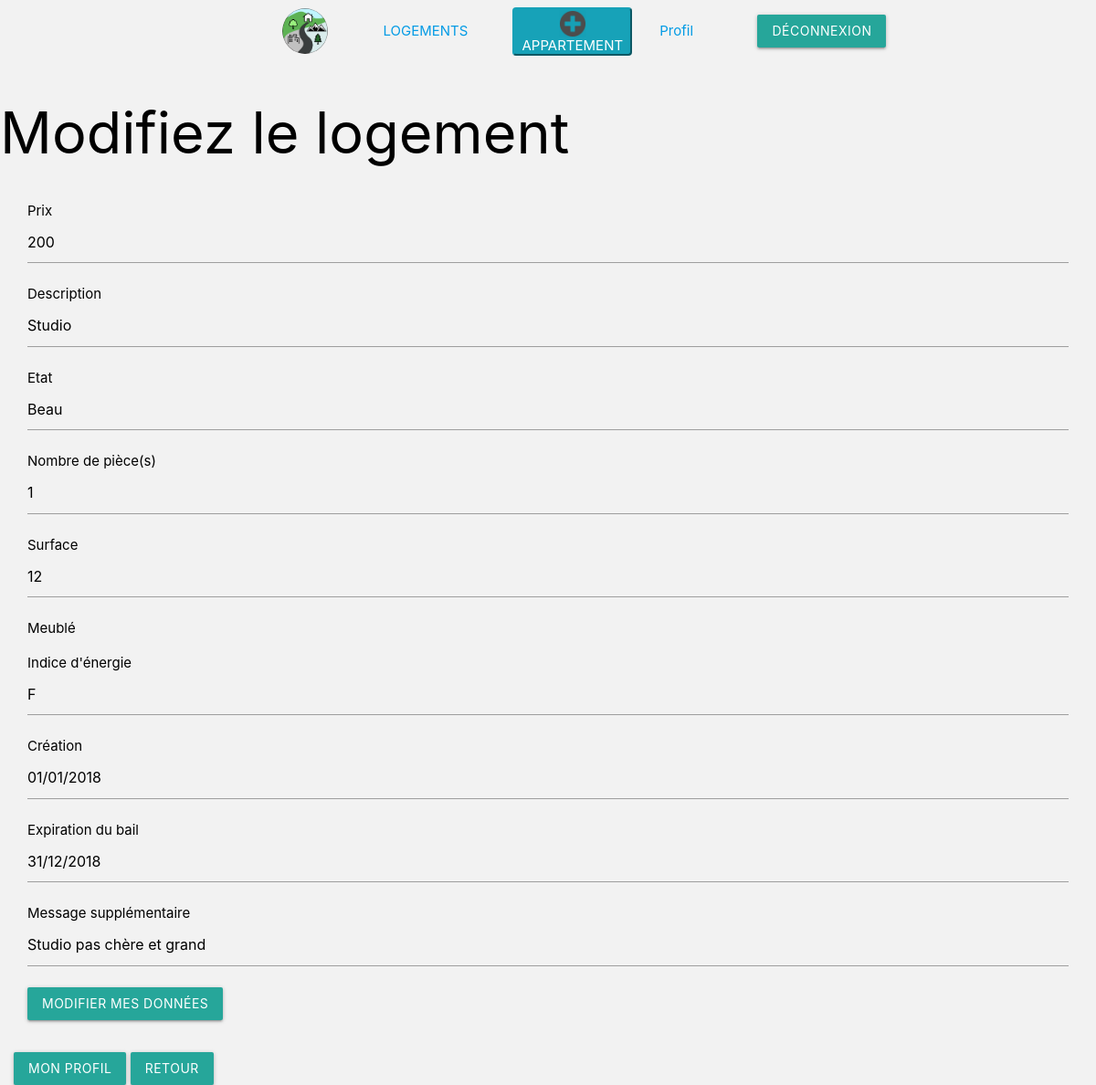
The app's page /controller/updateAppart.php (signed in), older data.
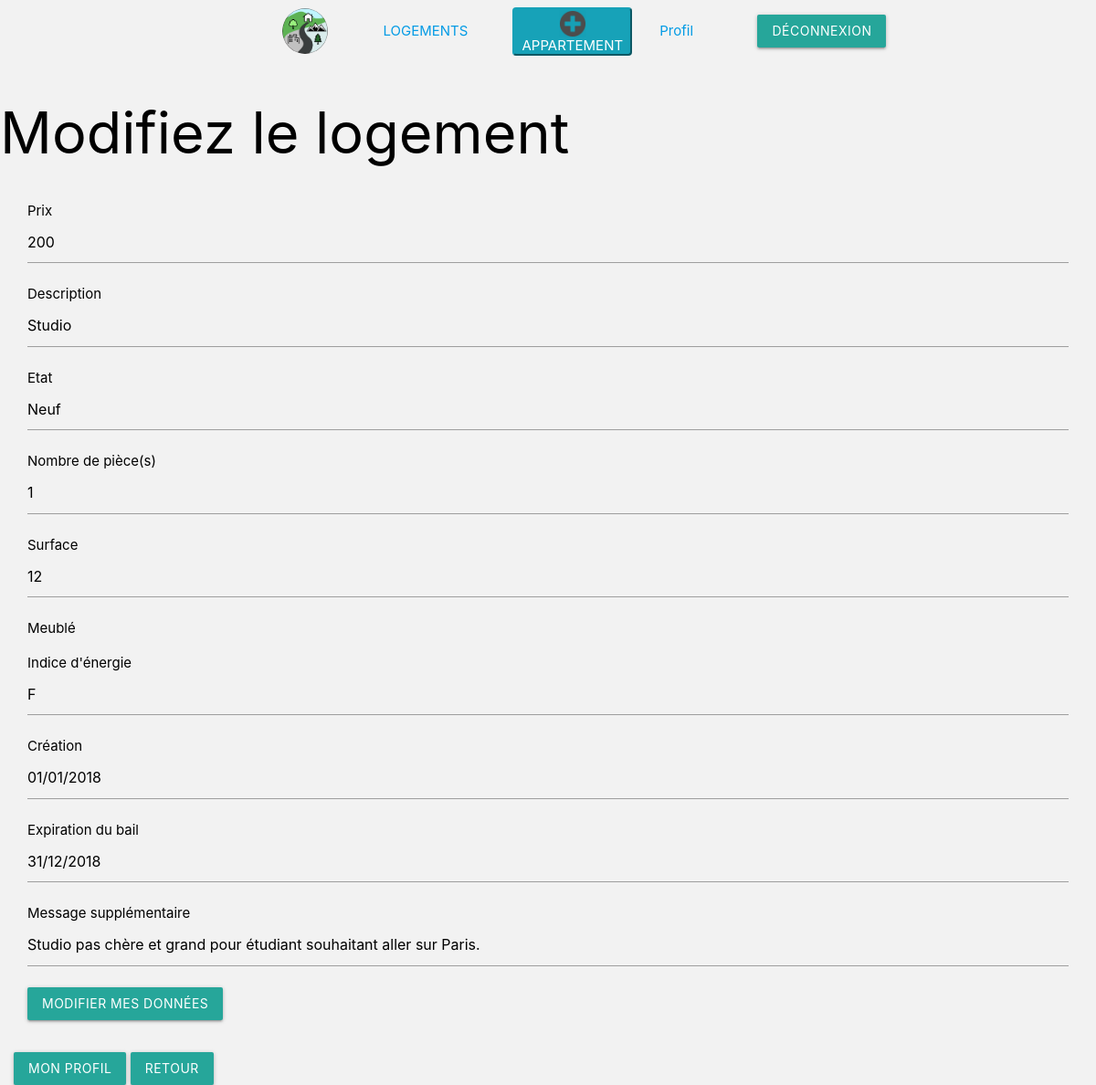
The same page, newer data.
### tables this page shows
CREATE TABLE IF NOT EXISTS `appartements` (
  `id_appartement` int(11) NOT NULL AUTO_INCREMENT,
  `prix` int(11) NOT NULL,
  `description` varchar(180) NOT NULL,
  `etat` varchar(180) NOT NULL,
  `nbPiece` int(11) NOT NULL,
  `surface` int(11) NOT NULL,
  `meuble` tinyint(1) NOT NULL,
  `ind_energie` varchar(180) NOT NULL,
  `dateCreation` varchar(180) NOT NULL,
  `dateExpiration` varchar(180) NOT NULL,
  `message` varchar(255) NOT NULL,
  `statut` tinyint(1) NOT NULL,
  `FK_USERS` int(11) NOT NULL,
  `FK_QUARTIERS` int(11) NOT NULL,
  `FK_VILLES` int(11) NOT NULL,
  PRIMARY KEY (`id_appartement`),
  KEY `APPARTEMENTS_USERS_FK` (`FK_USERS`),
  KEY `APPARTEMENTS_QUARTIERS0_FK` (`FK_QUARTIERS`),
  KEY `APPARTEMENTS_VILLES1_FK` (`FK_VILLES`)
);

### model/mainModel.php (called while the page is built, shortened)
<?php
function GetDataBase()
{
    $host = "localhost";
    $dbName = "lebonappart";
    $login = "root";
    $password = "";
    try {
        $bdd = new PDO('mysql:host=' . $host . ';dbname=' . $dbName . ';charset=utf8',
            $login, $password, array(PDO::ATTR_ERRMODE => PDO::ERRMODE_EXCEPTION));
    } catch (Exception $e) {
        $bdd = null;
        die('Erreur : ' . $e->getMessage());
    }
    return $bdd;
}
function GetUser($lIdUser)
{
    $lobjUser = null;
    $bdd = GetDataBase();
    if ($bdd) {
        $lstrQuery = "SELECT * FROM users WHERE id = :pid";
        $stmt = $bdd->prepare($lstrQuery);
        $stmt->bindParam(':pid', $lIdUser);
        $stmt->execute();
        $lobjUser = $stmt->fetch(PDO::FETCH_OBJ);
    }
    return $lobjUser;
}
function GetAppartByUser($idUser)
{
    $lobjAppart = null;
    $bdd = GetDataBase();
    if ($bdd) {
        $lstrQuery = "SELECT * FROM appartements where FK_USERS = :pId";
        $stmt = $bdd->prepare($lstrQuery);
        $stmt->bindParam(':pId', $idUser);
        $stmt->execute();
        $lobjAppart = $stmt->fetch(PDO::FETCH_OBJ);
    }
    return $lobjAppart;
}

### controller/updateAppart.php (called while the page is built, shortened)
<?php
require_once ("../model/mainModel.php");
$lobjUser = GetUser($_SESSION['id']);
$lobjAppart = GetAppartByUser($lobjUser->id);
require_once ("../view/updateAppart.view.php");

### view/updateAppart.view.php (the view, shortened to what this page needs)
<?php
include_once("../helper/header.php");
include("../helper/navbar.php");
if ($lobjAppart) {
    ?>
    <h1> Modifiez le logement </h1>
    <div class="container-fluid">
        <div class="row">
            <div class="col-md-12">
                <form method="post" action="../controller/updateAppart.php">
                    <div class="input-field">
                        Prix
                        <input required name="prix" type="text" value="<?php echo($lobjAppart->prix);?>">
                    </div>
                    <div class="input-field">
                        Description
                        <input required name="description" type="text" value="<?php echo($lobjAppart->description);?>">
                    </div>
                    <div class="input-field">
                        Etat
                        <input required name="etat" type="text" value="<?php echo($lobjAppart->etat);?>">
                    </div>
                    <div class="input-field">
                        Nombre de pièce(s)
                        <input required name="nbPiece" type="text" value="<?php echo($lobjAppart->nbPiece);?>">
                    </div>
                    <div class="input-field">
                        Surface
                        <input required name="surface" type="text" value="<?php echo($lobjAppart->surface);?>">
                    </div>
                    <div class="input-field">
                        Meublé
                    </div>
                    <div class="input-field">
                        Indice d'énergie
                        <input required name="ind_energie" type="text" value="<?php echo($lobjAppart->ind_energie);?>">
                    </div>
                    <div class="input-field">
                        Création
                        <input required name="creation" type="text" value="<?php echo($lobjAppart->dateCreation);?>">
                    </div>
                    <div class="input-field">
                        Expiration du bail
                        <input required name="expiration" type="text" value="<?php echo($lobjAppart->dateExpiration);?>">
                    </div>
                    <div class="input-field">
                        Message supplémentaire
                        <input required name="message" type="text" value="<?php echo($lobjAppart->message);?>">
                    </div>
                    <div class="input-field">
                        <input required name="submit" type="submit" value="Modifier mes données" class="btn submit waves-effect waves-light">
                    </div>
                </form>
            </div>
        </div>
        <button class="btn submit waves-effect waves-light"> <a href = "../index.php" style="text-decoration: none; color: white" >Mon profil</a></button>
        <button class="btn submit waves-effect waves-light"> <a href = "../controller/listOfAppartsUser.php" style="text-decoration: none; color: white" >Retour</a></button>
    </div>
<?php }

Row changes from the older to the newer data that the page shows:
changed appartements "Studio": etat "Beau" → "Neuf"; message "Studio pas chère et grand" → "Studio pas chère et grand pour étudiant souhaitant aller sur Paris."
